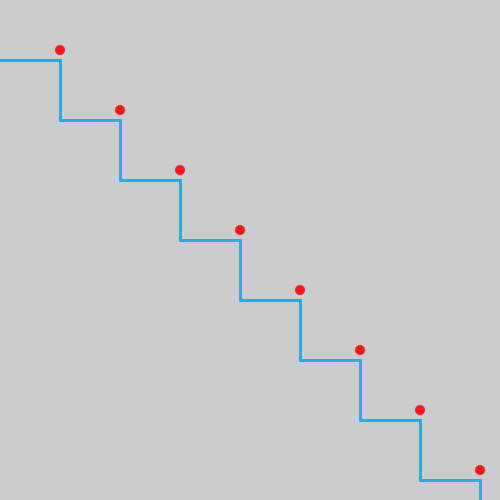
Frame 1 (no input)
Frame 60 (the mouse pressed at the canvas centre just before this capture): identical to frame 1, image omitted
Frame 120 (the mouse held since frame 60 and released just before this capture): identical to frame 1, image omitted

The Processing sketch that drew this single still picture (run headless with seeded random() and noise(); from frame 60 on, the mouse is pressed at the canvas centre):

// Processing sketch: TrabajoN21
// ── TrabajoN21.pde
int lineax = 60;
int lineax1 = 0;
int lineay = 60;
int lineay1 = 120;
int x = 60;
int y = 50;
int radio =10;
void setup() {
  size(500,500);
  while (lineax<=width) {
    stroke(#17B0FF);
    strokeWeight(3);
    line(lineax, lineay, lineax, lineay1);
    line(lineax1, lineay, lineax, lineay);
    lineax=lineax+60;
    lineay=lineay + 60;
    lineay1=lineay1+60;
    lineax1=lineax1 + 60;
  }
  while(x<=width) {
    strokeWeight(0);
    fill(#FF1717);
    circle(x,y,radio);
    x = x + 60;
    y = y + 60;
  }
}
void draw() {
}
